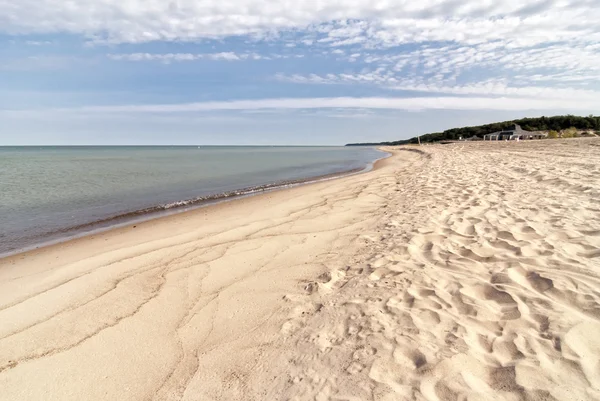
#> input picture Dataset/Clean/10.jpg, 600 x 401 px, found by its file name; its folder holds only this picture in this run
$ jupyter execute --allow-errors PercobaanE.ipynb   (older library calls are emulated)
#> lines starting #> are read from the running program, lines starting #| are printed output that depends on the picture
# Sharpening - Prewitt

[cell 1]
# Import library yang kalian butuhkan
import os
import cv2 as cv
import matplotlib.pyplot as plt
import numpy as np
import pandas as pd
from sklearn.model_selection import train_test_split, cross_val_predict
from sklearn.metrics import accuracy_score, classification_report
from skimage.feature import graycomatrix, graycoprops
from scipy.stats import entropy
from sklearn.ensemble import RandomForestClassifier
from sklearn.svm import SVC
from sklearn.neighbors import KNeighborsClassifier
from sklearn.metrics import accuracy_score, precision_score, recall_score, f1_score, confusion_matrix, classification_report
from sklearn.metrics import (confusion_matrix, ConfusionMatrixDisplay)
import seaborn as sns
from collections import Counter

[cell 2]
# fungsi untuk crop citra ke ukuran 1 banding 1
def crop_to_1by1(citra_input):
    tinggi, panjang = citra_input.shape[:2]

    if(panjang == tinggi):
        print(f"{tinggi} == {panjang}\n tidak perlu crop ke 1:1")
        return citra_input

    if panjang < tinggi:
        terpendek = panjang
    elif panjang > tinggi:
        terpendek = tinggi

    hasil = np.zeros((terpendek, terpendek), dtype=citra_input.dtype)

    if panjang > tinggi:
        offset = (panjang - terpendek) // 2
        for i in range(terpendek):
            for j in range(terpendek):
                hasil[i, j] = citra_input[i, j + offset]
    else:
        offset = (tinggi - terpendek) // 2
        for i in range(terpendek):
            for j in range(terpendek):
                hasil[i, j] = citra_input[i + offset, j]

    return hasil

[cell 3]
# fungsi untuk resize citra agar semuanya memiliki ukuran yang sama
def resize(citra_input, tinggi_baru, panjang_baru):
    tinggi, panjang = citra_input.shape[:2]
    resized_citra = np.zeros((tinggi_baru, panjang_baru), dtype=citra_input.dtype)

    y_ratio = tinggi / tinggi_baru
    x_ratio = panjang / panjang_baru

    for i in range(tinggi_baru):
        for j in range(panjang_baru):
            src_y = int(i * y_ratio)
            src_x = int(j * x_ratio)
            resized_citra[i, j] = citra_input[src_y, src_x]

    return resized_citra

## Data Loading

Buat struktur folder dataset sebagai berikut:
```
.
└──dataset
    ├── label1
	├── image1.jpg
	├── image2.jpg
	└── image3.jpg
    ├── label2
    └── label3
    └── dst...
```

[cell 4]
data = []
labels = []
file_name = []
for sub_folder in os.listdir("dataset\\"):
    sub_folder_files = os.listdir(os.path.join("dataset\\", sub_folder))
    for i, filename in enumerate(sub_folder_files):
        img_path = os.path.join("dataset\\", sub_folder, filename)
        img = cv.imread(img_path)
#> img is the input picture: shape (401, 600, 3); mean B, G, R 184.3, 193.2, 201.6
        img = img.astype(np.uint8)
        img = cv.cvtColor(img, cv.COLOR_BGR2GRAY)
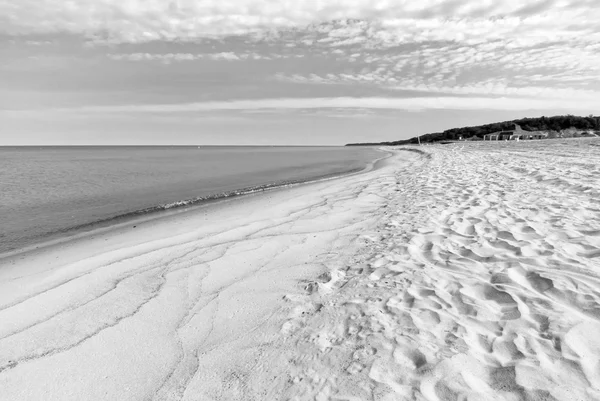
#> img: shape (401, 600); min 0, max 255, mean 194.7
        img = crop_to_1by1(img)
#> after the loop in crop_to_1by1, `for i in range(terpendek):`:
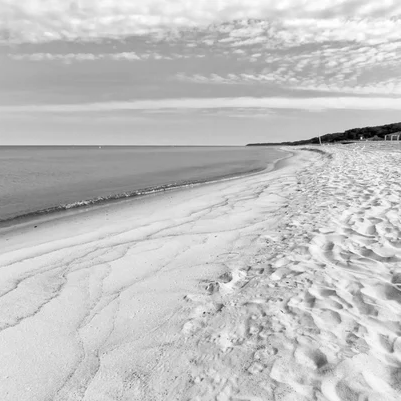
#> hasil: shape (401, 401); min 0, max 255, mean 194.6
        img = resize(img, 140, 140)
#> after the loop in resize, `for i in range(tinggi_baru):`:
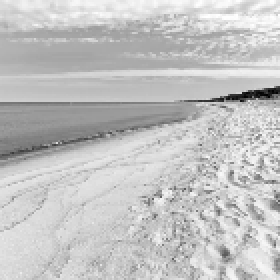
#> resized_citra: shape (140, 140) (shown 2 times larger); min 0, max 255, mean 194.7

        data.append(img)
        labels.append(sub_folder)
        name = os.path.splitext(filename)[0]
        file_name.append(filename)

data = np.array(data)
labels = np.array(labels)

## Data Understanding

[cell 5]
# -----------------------------
# 1. Menampilkan Jumlah Data
print("Jumlah total gambar:", len(data))
#| Jumlah total gambar: 2
print("Jumlah kelas:", len(np.unique(labels)))
print("Distribusi per kelas:", Counter(labels))

[cell 6]
# -----------------------------
# 2. Visualisasi Distribusi Data
label_df = pd.DataFrame({'Label': labels})
plt.figure(figsize=(6,4))
sns.countplot(x='Label', data=label_df)
plt.title("Distribusi Gambar per Kelas")
plt.xlabel("Kelas")
plt.ylabel("Jumlah Gambar")
plt.tight_layout()
plt.show()
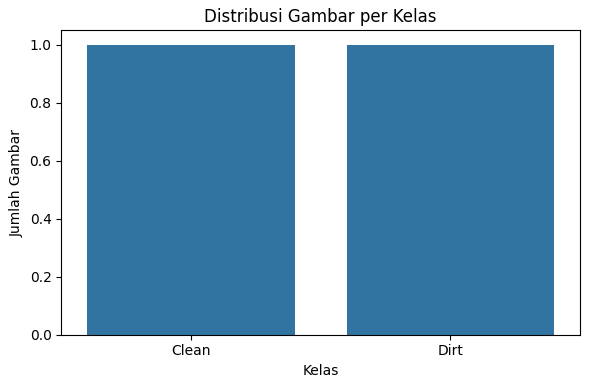
#> figure drawn by matplotlib, 1 panel

[cell 7]
# -----------------------------
# 3. Menampilkan Sample Gambar per Kelas
unique_labels = np.unique(labels)
plt.figure(figsize=(15, 10))  # disesuaikan agar muat 5 kolom

for i, label in enumerate(unique_labels):
    idxs = np.where(labels == label)[0][:5]  # ambil 5 indeks pertama untuk label ini
    for j, idx in enumerate(idxs):
        plt.subplot(len(unique_labels), 5, i*5 + j + 1)
        plt.imshow(data[idx], cmap='gray')
        plt.title(f"{label} ({j+1})")
        plt.axis('off')

plt.suptitle("Contoh Citra per Kelas", fontsize=14)
plt.tight_layout()
plt.show()

[cell 8]
# [20 lines of commented-out code are left out]

[cell 9]
# [20 lines of commented-out code are left out]

## Data Augmentation

### Define Augmentation Function

[cell 10]
# melakukan augmentasi data
data_augmented = []
labels_augmented = []
paths_augmented = []
file_name_augmented = []
for i in range(len(data)):
	pass
#> this loop made 2 passes

[cell 11]
print("Data sebelum augmentasi: ", len(data))
#| Data sebelum augmentasi:  2
print("Data setelah augmentasi: ", len(data_augmented))

## Data Preparation

### Define Preprocessing Function

[cell 12]
# edge padding 1 px ke semua sisi
def edge_padding_1px(input_citra):
    tinggi_input, panjang_input = input_citra.shape[:2]

    tinggi_output = tinggi_input+2
    panjang_output = panjang_input+2

    output = np.zeros((tinggi_output, panjang_output), dtype=input_citra.dtype)

    # Salin bagian tengah
    output[1:-1, 1:-1] = input_citra

    # Padding baris atas dan bawah
    output[0, 1:-1] = input_citra[0, :]
    output[-1, 1:-1] = input_citra[-1, :]

    # Padding kolom kiri dan kanan
    output[1:-1, 0] = input_citra[:, 0]
    output[1:-1, -1] = input_citra[:, -1]

    # Sudut-sudut
    output[0, 0] = input_citra[0, 0]
    output[0, -1] = input_citra[0, -1]
    output[-1, 0] = input_citra[-1, 0]
    output[-1, -1] = input_citra[-1, -1]

    return output

# untuk geser kernel di atas citra
def konvolusi_3x3(citra_input, jenis_kernel): # untuk padded 1px
    tinggi, panjang = citra_input.shape[:2]

    tinggi_hasil = tinggi-2 # kurangin padding tadi
    panjang_hasil = panjang-2

    hasil = np.zeros((tinggi_hasil, panjang_hasil), dtype=np.float32)

    for i in range(0, tinggi_hasil):
        for j in range(0, panjang_hasil):
            sum_jendela = 0
            for k in range(i, i+3): # 3x3
                for l in range(j, j+3):
                    sum_jendela += float(citra_input[k, l]) * jenis_kernel[k-i, l-j]
            hasil[i, j] = sum_jendela

    return hasil

# definisi kernel sharpening yang akan digunakan
kernel_sharpening = np.array([[1/9, 1/9 ,1/9],
                              [1/9, 8/9 ,1/9],
                              [1/9, 1/9 ,1/9]])

# untuk sharpening
def sharpening(img, kernel):
    img_padded = edge_padding_1px(img)
    img_sharpened = konvolusi_3x3(img_padded, kernel)
    return img_sharpened

[cell 13]
# definisi kernel prewitt
kernel_prewitt_Gx = np.array([[-1, 0, +1],
                              [-1, 0, +1],
                              [-1, 0, +1]])

kernel_prewitt_Gy = np.array([[+1, +1, +1],
                              [ 0,  0,  0],
                              [-1, -1, -1]])

# untuk menghitung G
def magnitudo_gradien(Gx, Gy):
    Gx = Gx.astype(np.float32)
    Gy = Gy.astype(np.float32)

    tinggi, panjang = Gx.shape[:2]
    G = np.zeros((tinggi, panjang), dtype=np.float32)

    for i in range(tinggi):
        for j in range(panjang):
            G[i, j] = (Gx[i, j]**2 + Gy[i, j]**2)**0.5

    return G

# untuk deteksi tepi
def edge_detection(img, kernel_Gx, kernel_Gy):
    img_padded = edge_padding_1px(img) # tambahkan padding

    Gx = konvolusi_3x3(img_padded, kernel_Gx)
    Gy = konvolusi_3x3(img_padded, kernel_Gy)
    G = magnitudo_gradien(Gx, Gy)

    return G

# untuk normalisasi dan mengembalikan float32 ke uint8
def G_normalized(G):
    G_max = G.max()
    if G_max == 0:
        return np.zeros_like(G, dtype=np.uint8)
    return ((G / G_max) * 255).astype(np.uint8)

[cell 14]
def prepro3():
    pass

def prepro4():
    pass

### Preprocessing

[cell 15]
# pada bagian ini bisa gunakan data yang sebelum augmentasi atau setelah augmentasi
dataPreprocessed = [] # variabel ini digunakan untuk menyimpan img hasil preprocessing
for i in range(len(data)): # Loop through each image and do preprocessing
	img = data[i] # ambil img yang akan dipreprocessing dari array data
	img = sharpening(img, kernel_sharpening) # sharpening
	img = edge_detection(img, kernel_prewitt_Gx, kernel_prewitt_Gy) # berubah jadi float32
	img = G_normalized(img) # kembalikan float32 ke uint8

	dataPreprocessed.append(img) # tambah dataPreprocessed dengan img yang tadi telah diproses
#> this loop made 2 passes
#> pass 1, in sharpening, `img_padded = edge_padding_1px(img)`:
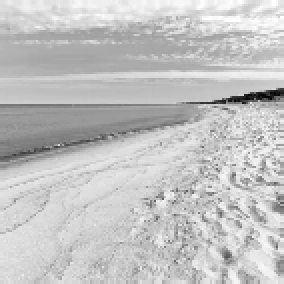
#> img_padded: shape (142, 142) (shown 2 times larger); min 0, max 255, mean 195
#> pass 1, in edge_detection, `Gx = konvolusi_3x3(img_padded, kernel_Gx)`:
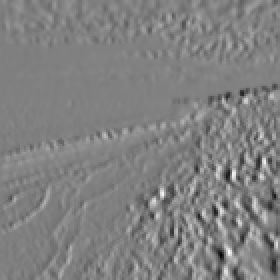
#> Gx: shape (140, 140) float32 (shown 2 times larger); min -423.9, max 415.3, mean 0.3; drawn with min black and max white
#> after the loop, dataPreprocessed = 2 items

dataPreprocessed = np.array(dataPreprocessed) # ubah jadi numpy array

[cell 16]
## buat ngecek tipe datanya (siapa tau berubah)
print(type(img))           # Cek apakah ini NumPy array
#| <class 'numpy.ndarray'>
print(img.dtype)           # Cek tipe data elemen (misal: uint8, float32, dll)
#| uint8
print(img.shape)           # Ukuran array (dimensi)
#| (140, 140)

[cell 17]
# -----------------------------
# 3. Menampilkan Sample Gambar per Kelas
unique_labels = np.unique(labels)
plt.figure(figsize=(15, 10))  # disesuaikan agar muat 5 kolom

for i, label in enumerate(unique_labels):
    idxs = np.where(labels == label)[0][:5]  # ambil 5 indeks pertama untuk label ini
    for j, idx in enumerate(idxs):
        plt.subplot(len(unique_labels), 5, i*5 + j + 1)
        plt.imshow(dataPreprocessed[idx], cmap='gray')
        plt.title(f"{label} ({j+1})")
        plt.axis('off')

plt.suptitle("Contoh Citra per Kelas Setelah Preprocessing (Sharpening + Prewitt)", fontsize=14)
plt.tight_layout()
plt.show()
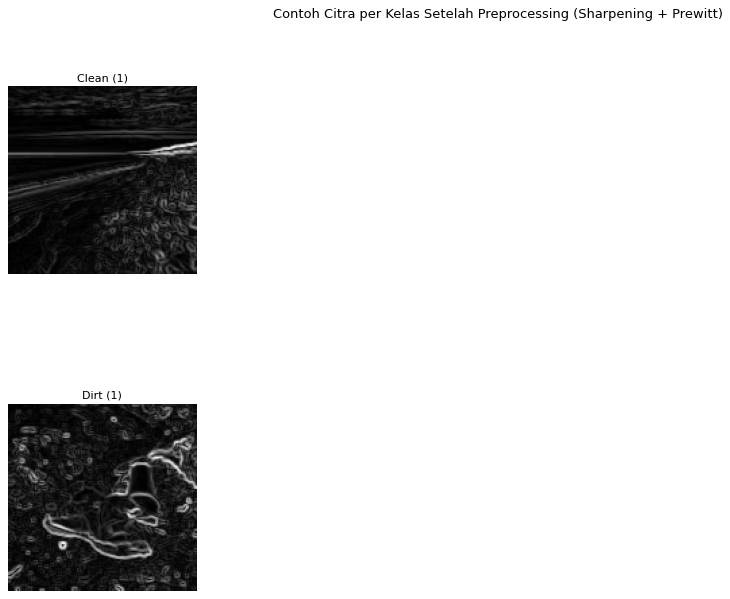
#> figure drawn by matplotlib, 2 panels

[cell 18]
# [20 lines of commented-out code are left out]

[cell 19]
# [20 lines of commented-out code are left out]

### Feature Extraction

[cell 20]
def glcm(image, derajat):
    if derajat == 0:
        angles = [0]
    elif derajat == 45:
        angles = [np.pi / 4]
    elif derajat == 90:
        angles = [np.pi / 2]
    elif derajat == 135:
        angles = [3 * np.pi / 4]
    else:
        raise ValueError("Invalid angle. It should be one of the following: 0, 45, 90, 135.")

    # mengembalikan matrix glcm dari image
    glcm = graycomatrix(image, [1], angles, 256, symmetric=True, normed=True)
    return glcm

[cell 21]
def correlation(matriks):
	return graycoprops(matriks, 'correlation')[0, 0]

[cell 22]
def dissimilarity(matriks):
    return graycoprops(matriks, 'dissimilarity')[0, 0]

[cell 23]
def homogenity(matriks):
    return graycoprops(matriks, 'homogeneity')[0, 0]

[cell 24]
def contrast(matriks):
    return graycoprops(matriks, 'contrast')[0, 0]

[cell 25]
def ASM(matriks):
    return graycoprops(matriks, 'ASM')[0, 0]

[cell 26]
def energy(matriks):
    return graycoprops(matriks, 'energy')[0, 0]

[cell 27]
def entropyGlcm(matriks):
    return entropy(matriks.ravel())

[cell 28]
Derajat0 = []
Derajat45 = []
Derajat90 = []
Derajat135 = []
for i in range(len(dataPreprocessed)):
    D0 = glcm(dataPreprocessed[i], 0)
    D45 = glcm(dataPreprocessed[i], 45)
    D90 = glcm(dataPreprocessed[i], 90)
    D135 = glcm(dataPreprocessed[i], 135)
    Derajat0.append(D0)
    Derajat45.append(D45)
    Derajat90.append(D90)
    Derajat135.append(D135)
#> this loop made 2 passes
#> after the loop, Derajat0 = 2 items; Derajat135 = 2 items; Derajat45 = 2 items; Derajat90 = 2 items

[cell 29]
Kontras0, Kontras45, Kontras90, Kontras135 = [], [], [], []
dissimilarity0, dissimilarity45, dissimilarity90, dissimilarity135 =  [], [], [], []
homogenity0, homogenity45, homogenity90, homogenity135 = [], [], [], []
entropy0, entropy45, entropy90, entropy135 =  [], [], [], []
ASM0, ASM45, ASM90, ASM135 =  [], [], [], []
energy0, energy45, energy90, energy135 =  [], [], [], []
correlation0, correlation45, correlation90, correlation135 = [], [], [], []

[cell 30]
for i in range(len(dataPreprocessed)):
    C0 = correlation(Derajat0[i])
    correlation0.append(C0)
    C45 = correlation(Derajat45[i])
    correlation45.append(C45)
    C90 = correlation(Derajat90[i])
    correlation90.append(C90)
    C135 = correlation(Derajat135[i])
    correlation135.append(C135)
#> this loop made 2 passes
#> (C0, C45, C90, C135) on passes 1 to 2: (0.892, 0.582, 0.647, 0.623), (0.836, 0.668, 0.702, 0.595)
#> after the loop, correlation0 = [0.892, 0.836]; correlation135 = [0.623, 0.595]; correlation45 = [0.582, 0.668]; correlation90 = [0.647, 0.702]

[cell 31]
for i in range(len(data)):
    K0 = contrast(Derajat0[i])
    K45 = contrast(Derajat45[i])
    K90 = contrast(Derajat90[i])
    K135 = contrast(Derajat135[i])
    Kontras0.append(K0)
    Kontras45.append(K45)
    Kontras90.append(K90)
    Kontras135.append(K135)
#> this loop made 2 passes
#> (K0, K45, K90, K135) on passes 1 to 2: (127.1, 495.6, 419.5, 447.4), (395.9, 801.5, 718.4, 978.9)
#> after the loop, Kontras0 = [127.1, 395.9]; Kontras135 = [447.4, 978.9]; Kontras45 = [495.6, 801.5]; Kontras90 = [419.5, 718.4]

[cell 32]
for i in range(len(data)):
    Dis0 = dissimilarity(Derajat0[i])
    Dis45 = dissimilarity(Derajat45[i])
    Dis90 = dissimilarity(Derajat90[i])
    Dis135 = dissimilarity(Derajat135[i])
    dissimilarity0.append(Dis0)
    dissimilarity45.append(Dis45)
    dissimilarity90.append(Dis90)
    dissimilarity135.append(Dis135)
#> this loop made 2 passes
#> (Dis0, Dis45, Dis90, Dis135) on passes 1 to 2: (6.76, 13.86, 12.51, 13.26), (13.02, 18.39, 16.83, 19.86)
#> after the loop, dissimilarity0 = [6.76, 13.02]; dissimilarity135 = [13.26, 19.86]; dissimilarity45 = [13.86, 18.39]; dissimilarity90 = [12.51, 16.83]

[cell 33]
for i in range(len(data)):
    H0 = homogenity(Derajat0[i])
    H45 = homogenity(Derajat45[i])
    H90 = homogenity(Derajat90[i])
    H135 = homogenity(Derajat135[i])
    homogenity0.append(H0)
    homogenity45.append(H45)
    homogenity90.append(H90)
    homogenity135.append(H135)
#> this loop made 2 passes
#> (H0, H45, H90, H135) on passes 1 to 2: (0.262, 0.118, 0.134, 0.128), (0.107, 0.08, 0.0927, 0.0766)
#> after the loop, homogenity0 = [0.262, 0.107]; homogenity135 = [0.128, 0.0766]; homogenity45 = [0.118, 0.08]; homogenity90 = [0.134, 0.0927]

[cell 34]
for i in range(len(data)):
    E0 = entropyGlcm(Derajat0[i])
    E45 = entropyGlcm(Derajat45[i])
    E90 = entropyGlcm(Derajat90[i])
    E135 = entropyGlcm(Derajat135[i])
    entropy0.append(E0)
    entropy45.append(E45)
    entropy90.append(E90)
    entropy135.append(E135)
#> this loop made 2 passes
#> (E0, E45, E90, E135) on passes 1 to 2: (7.29, 7.8, 7.74, 7.77), (8.15, 8.33, 8.26, 8.36)
#> after the loop, entropy0 = [7.29, 8.15]; entropy135 = [7.77, 8.36]; entropy45 = [7.8, 8.33]; entropy90 = [7.74, 8.26]

[cell 35]
for i in range(len(data)):
    A0 = ASM(Derajat0[i])
    A45 = ASM(Derajat45[i])
    A90 = ASM(Derajat90[i])
    A135 = ASM(Derajat135[i])
    ASM0.append(A0)
    ASM45.append(A45)
    ASM90.append(A90)
    ASM135.append(A135)
#> this loop made 2 passes
#> (A0, A45, A90, A135) on passes 1 to 2: (0.00193, 0.000897, 0.00099, 0.000961), (0.000543, 0.000438, 0.000485, 0.000427)
#> after the loop, ASM0 = [0.00193, 0.000543]; ASM135 = [0.000961, 0.000427]; ASM45 = [0.000897, 0.000438]; ASM90 = [0.00099, 0.000485]

[cell 36]
for i in range(len(data)):
    ER0 = energy(Derajat0[i])
    ER45 = energy(Derajat45[i])
    ER90 = energy(Derajat90[i])
    ER135 = energy(Derajat135[i])
    energy0.append(ER0)
    energy45.append(ER45)
    energy90.append(ER90)
    energy135.append(ER135)
#> this loop made 2 passes
#> (ER0, ER45, ER90, ER135) on passes 1 to 2: (0.0439, 0.03, 0.0315, 0.031), (0.0233, 0.0209, 0.022, 0.0207)
#> after the loop, energy0 = [0.0439, 0.0233]; energy135 = [0.031, 0.0207]; energy45 = [0.03, 0.0209]; energy90 = [0.0315, 0.022]

### Write the extraction's results to CSV

[cell 37]
dataTable = {'Filename': file_name, 'Label': labels,
        'Contrast0': Kontras0, 'Contrast45': Kontras45, 'Contrast90': Kontras90, 'Contrast135': Kontras135,
        'Homogeneity0': homogenity0, 'Homogeneity45': homogenity45, 'Homogeneity90': homogenity90, 'Homogeneity135': homogenity135,
        'Dissimilarity0': dissimilarity0, 'Dissimilarity45': dissimilarity45, 'Dissimilarity90': dissimilarity90, 'Dissimilarity135': dissimilarity135,
        'Entropy0': entropy0, 'Entropy45': entropy45, 'Entropy90': entropy90, 'Entropy135': entropy135,
        'ASM0': ASM0, 'ASM45': ASM45, 'ASM90': ASM90, 'ASM135': ASM135,
        'Energy0': energy0, 'Energy45': energy45, 'Energy90': energy90, 'Energy135': energy135,
        'Correlation0': correlation0, 'Correlation45': correlation45, 'Correlation90': correlation90, 'Correlation135': correlation135,
        }
df = pd.DataFrame(dataTable)
#> df = table of 2 rows and 30 columns
df.to_csv('hasil_ekstraksi_1.csv', index=False)

hasilEkstrak = pd.read_csv('hasil_ekstraksi_1.csv')
#> (reads hasil_ekstraksi_1.csv from the repository)
hasilEkstrak

### Features Selection

pada bagian seleksi fitur ini bisa menggunakan metode seperti
- PCA
- LDA
- t-SNE
- Chi-square
- ANOVA
- Autoencoder
- correlation
- dll

berikut contoh menggunakan correlation:

[cell 38]
# Menghitung korelasi
correlation = hasilEkstrak.drop(columns=['Label','Filename']).corr()

# Menyaring fitur yang memiliki korelasi absolut lebih dari 0.95 dengan label
threshold = 0.95 # atur threshold ini untuk menentukan seberapa besar korelasi yang ingin disaring
selectionFeature = []
columns = np.full((correlation.shape[0],), True, dtype=bool)
for i in range(correlation.shape[0]):
	for j in range(i+1, correlation.shape[0]):
		if correlation.iloc[i,j] >= threshold:
			if columns[j]:
				columns[j] = False
select = hasilEkstrak.drop(columns=['Label','Filename']).columns[columns]
x_new = hasilEkstrak[select]
x_new
y = hasilEkstrak['Label']
plt.figure(figsize=(17,17))
sns.heatmap(x_new.corr(), annot=True, cmap='Blues', fmt=".2f")
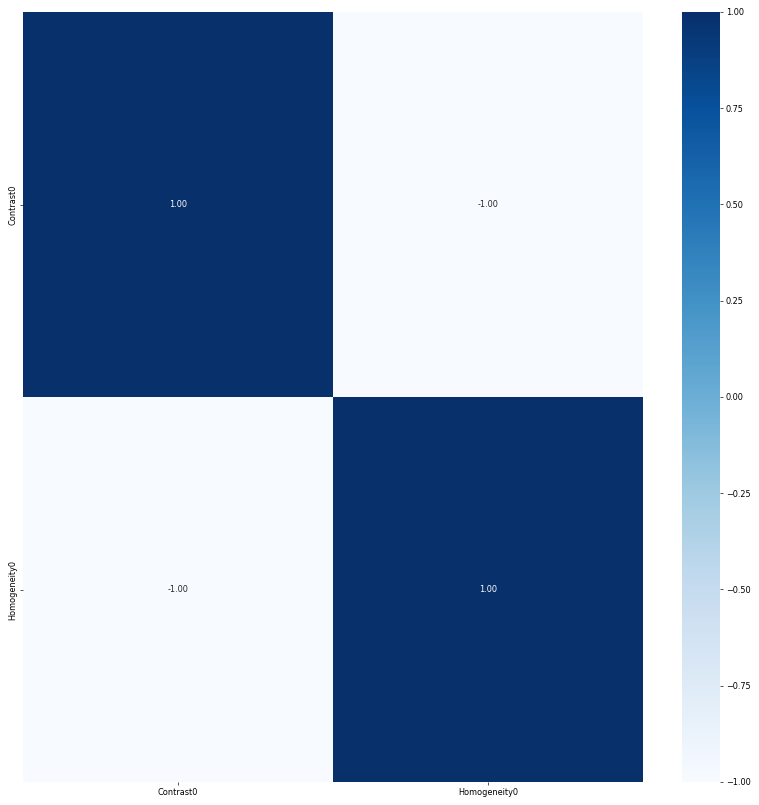
#> figure drawn by matplotlib, 2 panels

## Splitting Data

[cell 39]
# ubah bagian test_size sesuai kebutuhan
# 0.3 = 30% data untuk testing (train/test 70/30)
# 0.2 = 20% data untuk testing (train/test 80/20)
X_train, X_test, y_train, y_test = train_test_split(x_new, y, test_size=0.2, random_state=42)
print(X_train.shape)
print(X_test.shape)

## Feature Normalization

berikut metode normalisasi yang bisa digunakan:
- Min-Max Scaling
- Standardization (Z-score)
- Robust Scaling
- MaxAbsScaler
- dll

berikut contoh menggunakan Standardization (Z-score):

[cell 40]
# normalisasi mean std
X_test = (X_test - X_train.mean()) / X_train.std()
X_train = (X_train - X_train.mean()) / X_train.std()

## Modeling

### Define Model

[cell 41]
def generateClassificationReport(y_true, y_pred):
	print(classification_report(y_true, y_pred))
	print(confusion_matrix(y_true, y_pred))
	print('Accuracy:', accuracy_score(y_true, y_pred))

# Define classifiers
rf = RandomForestClassifier(n_estimators=5, random_state=42)
svm = SVC(kernel='rbf', random_state=42)
knn = KNeighborsClassifier(n_neighbors=5)

### Train Random Forest Classifier

[cell 42]
# Train Random Forest Classifier
rf.fit(X_train, y_train)

# Make predictions and evaluate the model with the training set
print("------Training Set------")
y_pred = rf.predict(X_train)
generateClassificationReport( y_train, y_pred)

# Make predictions and evaluate the model with the testing set
print("\n------Testing Set------")
y_pred = rf.predict(X_test)
generateClassificationReport( y_test, y_pred)

### Train SVM Classifier

#> (a cell that did not finish here is left out)

### Train KNN Classifier

#> (a cell that did not finish here is left out)

## Evaluation With Confusion Matrix

[cell 45]
def plot_confusion_matrix(y_true, y_pred, title):
    cm = confusion_matrix(y_true, y_pred)
    disp = ConfusionMatrixDisplay(confusion_matrix=cm)
    disp.plot(cmap=plt.cm.Blues)
    plt.title(title)
    plt.show()

# Plot confusion matrix for Random Forest
plot_confusion_matrix(y_test, rf.predict(X_test), "Random Forest Confusion Matrix")
#> in plot_confusion_matrix, `plt.show()`:
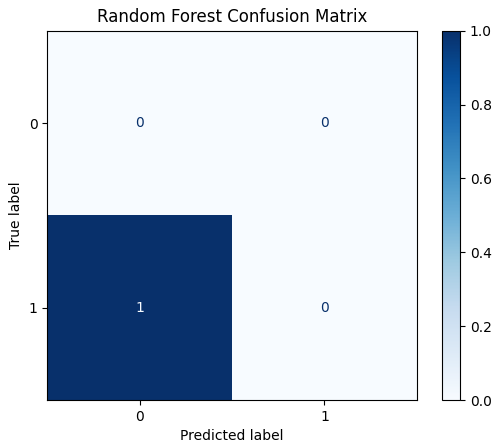
#> figure drawn by matplotlib, 2 panels
# Plot confusion matrix for SVM
#> (the rest of this cell did not finish here and is left out)
